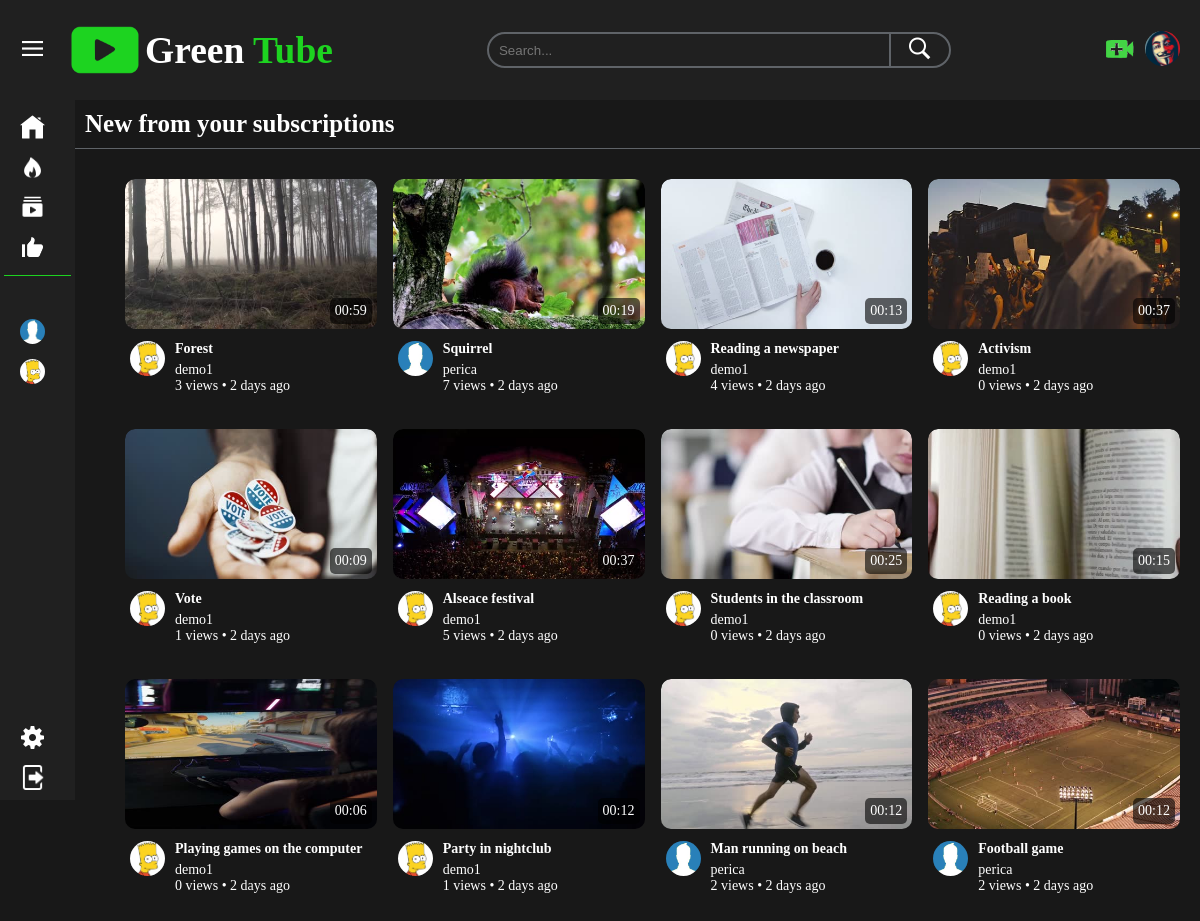
The app's page /pages/subscriptions (signed in) with its own data.
### tables this page shows
CREATE TABLE IF NOT EXISTS `users` (
  `userId` int(11) NOT NULL AUTO_INCREMENT,
  `firstName` varchar(25) NOT NULL,
  `lastName` varchar(25) NOT NULL,
  `username` varchar(25) NOT NULL,
  `email` varchar(150) NOT NULL,
  `password` varchar(255) NOT NULL,
  `signUpDate` datetime NOT NULL,
  `profilePic` text NOT NULL,
  `coverPic` text NOT NULL,
  `channelDesc` text,
  PRIMARY KEY (`userId`)
);

CREATE TABLE IF NOT EXISTS `videos` (
  `videoId` int(11) NOT NULL AUTO_INCREMENT,
  `uploadedBy` int(11) NOT NULL,
  `title` varchar(250) NOT NULL,
  `description` text NOT NULL,
  `category` int(11) NOT NULL,
  `privacy` int(11) NOT NULL,
  `comments` int(11) NOT NULL,
  `filePath` varchar(250) NOT NULL,
  `uploadDate` datetime NOT NULL,
  `views` int(11) NOT NULL DEFAULT '0',
  `duration` varchar(10) DEFAULT NULL,
  PRIMARY KEY (`videoId`)
);

CREATE TABLE IF NOT EXISTS `thumbnails` (
  `id` int(11) NOT NULL AUTO_INCREMENT,
  `videoId` int(11) NOT NULL,
  `filePath` varchar(250) NOT NULL,
  `selected` int(11) NOT NULL,
  PRIMARY KEY (`id`)
);

### app/controllers/Pages.php (called while the page is built, shortened)
<?php
class Pages extends Controller
{
	private $videoModel;
	private $subscriberModel;
	public function __construct()
	{
	    $this->videoModel = $this->model('Video');
	    $this->subscriberModel = $this->model('Subscriber');
	}
	public function subscriptions()
	{
	    $subs = $this->subscriberModel->getSubscriptions();
	    $videos = $this->videoModel->getSubscriptionsVideos($subs);
	    $data = [
	    	'title' => "Subscriptions - " . SITENAME,
	    	'videos' => $videos,
			'subs' => $subs
	    ];
	    $this->view('pages/subscriptions', $data);
	}
}
 ?>

### app/core/Core.php (called while the page is built, shortened)
<?php
class Core
{
    protected $currentMethod = 'index';
    public function __construct()
    {
       $url = $this->getUrl();
       if (isset($url[0]) && file_exists('../app/controllers/' . ucwords($url[0]). '.php')) {
            unset($url[0]);
        }
        $this->currentController = new $this->currentController;
        if (isset($url[1])) {
            if (method_exists($this->currentController, $url[1])) {
                $this->currentMethod = $url[1];
                unset($url[1]);
            }
        }
        $this->params = $url ? array_values($url) : [];
        call_user_func_array([$this->currentController,$this->currentMethod], $this->params);
    }
    public function getUrl()
    {
        if (isset($_GET['url'])) {
            $url = rtrim($_GET['url'], '/');
            $url = filter_var($url, FILTER_SANITIZE_URL);
            $url = explode('/', $url);
            return $url;
        }
    }
}
 ?>

### public/index.php (called while the page is built, shortened)
<?php
$init = new Core();
 ?>

### app/helpers/helpers.php (called while the page is built, shortened)
<?php
function isLoggedIn(){
		return (isset($_SESSION['user_id'])) ? true : false;
}

### app/core/Database.php (called while the page is built, shortened)
<?php
class Database
{
    private $host = DB_HOST;
    private $user = DB_USER;
    private $pass = DB_PASS;
    private $dbname = DB_NAME;
    private $dbh;
    private $stmt;
    public function __construct()
    {
        $dsn = 'mysql:host=' . $this->host . ';dbname=' . $this->dbname;
        $options = [
        	PDO::ATTR_PERSISTENT => true,
        	PDO::ATTR_ERRMODE => PDO::ERRMODE_EXCEPTION
        ];
        try{
        	$this->dbh = new PDO($dsn, $this->user, $this->pass, $options);
        } catch (PDOException $e){
        	$this->error = $e->getMessage();
        	echo $this->error;
        }
    }
    public function query($sql)
    {
        $this->stmt = $this->dbh->prepare($sql);
    }
    public function bind($param, $value, $type = null)
    {
     	if (is_null($type))
     	{
     	   	switch (true)
     	   	{
     	   		case is_int($value):
     	   			$type = PDO::PARAM_INT;
     	   			break;
     	   	}
     	}
     	$this->stmt->bindValue($param, $value, $type);
    }
    public function execute()
    {
        return $this->stmt->execute();
    }
    public function resultSet()
    {
        $this->execute();
        return $this->stmt->fetchAll(PDO::FETCH_OBJ);
    }
}
 ?>

### app/models/Subscriber.php (called while the page is built, shortened)
<?php
class Subscriber
{
	private $db;
  public function __construct()
  {
    $this->db = new Database;
  }
  public function getSubscriptions()
  {
    $userFrom = $_SESSION['user_id'] ?? null;
    $this->db->query("SELECT u.userId, u.username, u.profilePic FROM subscribers AS s INNER JOIN users AS u ON s.userToId = u.userId WHERE s.userFromId = :userFrom");
    $this->db->bind(':userFrom', $userFrom);
    return $this->db->resultSet();
  }
}
 ?>

### app/models/Video.php (called while the page is built, shortened)
<?php
class Video
{
	private $db;
  	public function __construct()
	{
		$this->db = new Database;
	}
	public function getSubscriptionsVideos($subsArr)
	{
		if (sizeof($subsArr) > 0) {
			$condition = '';
			$i = 0;
			while ($i < sizeof($subsArr)) {
				if ($i === 0) {
					$condition .= "WHERE (v.uploadedBy = ? AND v.privacy = 0)";
				}else{
					$condition .= " OR (v.uploadedBy = ? AND v.privacy = 0)";
				}
				$i++;
			}
			$this->db->query("SELECT v.videoId, v.title, v.filePath as videoPath, v.uploadDate, v.views, v.duration, t.filePath as thumbPath, u.username, u.profilePic FROM videos as v inner join thumbnails as t on v.videoId = t.videoId and t.selected = 1 inner join users as u on v.uploadedBy = u.userId $condition ORDER BY v.uploadDate DESC LIMIT 30");
			$i = 1;
			foreach($subsArr as $sub){
				$this->db->bind($i, $sub->userId);
				$i++;
			}
			return $this->db->resultSet();
		}
	}
}
 ?>

### app/core/Formater.php (called while the page is built, shortened)
<?php
class Formater
{
	public static function getFormattedNumber($value, $locale = 'en_US'){
		$style = NumberFormatter::PADDING_POSITION;
		$formatter = new NumberFormatter($locale, $style);
		return $formatter->format($value);
	}
	public static function timeAgo($datetime, $full = false) {
		$now = new DateTime;
		$ago = new DateTime($datetime);
		$diff = $now->diff($ago);
		$diff->w = floor($diff->d / 7);
		$diff->d -= $diff->w * 7;
		$string = [
		    'y' => 'year',
		    'm' => 'month',
		    'w' => 'week',
		    'd' => 'day',
		    'h' => 'hour',
		    'i' => 'minute',
		    's' => 'second',
		];
		foreach ($string as $k => &$v) {
		    if ($diff->$k) {
		        $v = $diff->$k . ' ' . $v . ($diff->$k > 1 ? 's' : '');
		    } else {
		        unset($string[$k]);
		    }
		}
		if (!$full) $string = array_slice($string, 0, 1);
		return $string ? implode(', ', $string) . ' ago' : 'just now';
	}
}
?>

### app/views/pages/subscriptions.php (the view, shortened to what this page needs)
<?php $this->view('inc/header', $data); ?>
<main class="content">
  <div class="subscribeContent">
    <?php if($data['videos']): ?>
      <h2>New from your subscriptions</h2>
      <div class="listContent">
        <?php foreach($data['videos'] as $video): ?>
          <div class="videoItem">
            <a href="<?= URLROOT; ?>/watch/<?= $video->videoId; ?>">
              <div class="videoThumbnail">
                <video muted class="videoPlay" poster="<?= URLROOT . '/' . $video->thumbPath; ?>">
                  <source src="<?= URLROOT . '/' . $video->videoPath; ?>" type="video/mp4">
                </video>
                <div class="duration">
                  <span><?= $video->duration; ?></span>
                </div>
              </div>
            </a>
            <div class="videoDetails">
              <img src="<?= URLROOT . '/' . $video->profilePic; ?>" alt="user image">
              <div class="videoInfo">
                <a href="<?= URLROOT; ?>/watch/<?= $video->videoId; ?>"><?= $video->title; ?></a>
                <p><?= $video->username; ?></p>
                <p><?= Formater::getFormattedNumber($video->views); ?> views &bull; <?= Formater::timeAgo($video->uploadDate); ?></p>
              </div>
            </div>
          </div>
        <?php endforeach; ?>
      </div>
    <?php else: ?>
      <h2>No videos to show</h2>
    <?php endif; ?>
  </div>
</main>

### app/views/inc/header.php (shortened to what this page needs)
<!DOCTYPE html>
<html lang="en">
<head>
  <link rel="stylesheet" href="<?= URLROOT; ?>/assets/scss/style.css">
</head>
<body>
  <nav class="nav">
    <div class="nav__left">
      <button class="menuIcon">
        <img src="<?= URLROOT; ?>/assets/images/icons/menu.png" alt="menu icon">
      </button>
      <a href="<?= URLROOT; ?>" class="logo">
        <img src="<?= URLROOT; ?>/assets/images/icons/logo.png" alt="logo">
        <h1>Green <span>Tube</span></h1>
      </a>
    </div>
    <div class="nav__center">
      <form action="<?= URLROOT . '/searches/'?>" method="POST">
        <input type="text" class="searchBar" name="term" placeholder="Search...">
        <button class="searchButton">
          <img src="<?= URLROOT; ?>/assets/images/icons/search.png" alt="search icon">
        </button>
      </form>
    </div>
    <div class="nav__right">
      <?php if(isLoggedIn()): ?>
        <a href="<?=URLROOT;?>/VideosUploads/" title="Upload video" class="uploadBtn">
          <img class="upload" src="<?= URLROOT; ?>/assets/images/icons/upload-icon.png" alt="upload icon">
        </a>
        <div class="dropdown">
          <button data-urlroot="<?= URLROOT; ?>" data-userId="<?= $_SESSION['user_id']; ?>" class="dropBtn" title='<?= $_SESSION['username']; ?>'>
            <img class="userIcon" src='<?= URLROOT . $_SESSION['profile_pic']; ?>' class='profilePicture'>
          </button>
        </div>
      <?php else: ?>
        <a class="signInBtn" href="<?=URLROOT;?>/users/signin">
          <img src="<?= URLROOT; ?>/assets/images/icons/user.png">Sign In
        </a>
      <?php endif; ?>
    </div>
  </nav>
  <div class="container">
    <aside class="sidebar">
      <div class="sidebar__top">
        <ul class="sidebarList">
          <li class="sidebarListItem">
            <a href="<?= URLROOT; ?>" class="sidebarLink" title="Home">
              <img src="<?= URLROOT; ?>/assets/images/icons/home.png" alt="Home icon">
            </a>
          </li>
          <li class="sidebarListItem">
            <a href="<?= URLROOT; ?>/pages/trending" class="sidebarLink" title="Trending">
              <img src="<?= URLROOT; ?>/assets/images/icons/trending.png" alt="trending icon">
            </a>
          </li>
          <li class="sidebarListItem">
            <a href="<?= URLROOT; ?>/pages/subscriptions" class="sidebarLink" title="Subscriptions">
              <img src="<?= URLROOT; ?>/assets/images/icons/subscribe.png" alt="subscribe icon">
            </a>
          </li>
          <li class="sidebarListItem">
            <a href="<?= URLROOT; ?>/pages/likedVideos" class="sidebarLink" title="Liked Videos">
              <img src="<?= URLROOT; ?>/assets/images/icons/like.png" alt="like video icon">
            </a>
          </li>
        </ul>
      </div>
      <?php if(isLoggedIn()): ?>
        <hr>
        <div class="sidebar__middle">
          <ul class="sidebarList">
            <?php foreach ($data['subs'] as $sub) : ?>
              <li class="sidebarListItem">
                <a href="<?= URLROOT; ?>/profiles/<?= $sub->username; ?>" class="sidebarLink" title="<?= $sub->username; ?>">
                  <img class="subsIcon" src="<?= URLROOT . $sub->profilePic; ?>" alt="user icon">
                </a>
              </li>
            <?php endforeach; ?>
          </ul>
        </div>
        <div class="sidebar__bottom">
          <ul class="sidebarList">
            <li class="sidebarListItem">
              <a href="<?= URLROOT; ?>/users/settings/<?= $_SESSION['user_id']; ?>" class="sidebarLink" title="Settings">
                <img src="<?= URLROOT; ?>/assets/images/icons/settings.png" alt="settings icon">
              </a>
            </li>
            <li class="sidebarListItem">
              <a href="<?= URLROOT; ?>/users/logout" class="sidebarLink" title="Logout">
                <img src="<?= URLROOT; ?>/assets/images/icons/logout.png" alt="logout icon">
              </a>
            </li>
          </ul>
        </div>
      <?php endif; ?>
    </aside>

### public/assets/scss/style.css (style rules this page uses)
* { padding: 0; margin: 0; box-sizing: border-box; outline: none; text-decoration: none; list-style: none; }
html { font-size: 62.5%; }
body { background-color: #181818; color: #fff; }
a { color: #fff; }
button { background-color: transparent; border: none; cursor: pointer; color: #fff; }
img { width: 100%; }
video { width: 100%; }
.container { display: flex; }
.sidebarList { margin: 0; padding: 0; display: flex; flex-direction: column; align-items: center; font-size: 1.6rem; }
.sidebarListItem { width: 100%; margin-bottom: 0.5rem; }
.sidebarLink { display: flex; width: 100%; padding: 0.5rem 0; align-items: center; padding-left: 2rem; }
.sidebarLink img { width: 2.5rem; height: 2.5rem; flex-shrink: 0; }
.sidebarLink .subsIcon { border-radius: 50%; }
main.content { width: 100%; overflow: hidden; }
.videoItem .videoThumbnail video { width: 100%; border-radius: 1rem; -o-object-fit: cover; object-fit: cover; height: 100%; transition: transform 0.3s; }
.videoItem .videoThumbnail .duration { position: absolute; bottom: 0.5rem; right: 0.5rem; font-size: 1.4rem; background-color: rgba(0, 0, 0, 0.6); padding: 0.5rem; border-radius: 0.5rem; }
.nav { display: flex; align-items: center; justify-content: space-between; flex-direction: row; padding: 1rem 2rem; background-color: #202020; position: -webkit-sticky; position: sticky; top: 0; z-index: 10; height: 10rem; }
.nav__left { display: flex; align-items: center; }
.nav__left .menuIcon { width: 2.5rem; margin-right: 2rem; }
.nav__left .menuIcon img { width: 100%; }
.nav__left .logo { display: flex; align-items: center; font-size: 2.5rem; }
.nav__left .logo img { width: 8rem; }
.nav__left .logo h1 span { color: #1dd320; }
.nav__center form { display: flex; align-items: center; border: 0.2rem solid #5f6368; border-radius: 2.5rem; transition: border-color 0.4s; }
.nav__center form input { width: 40rem; height: 3.2rem; padding: 0.8rem 1rem; border: none; background-color: transparent; color: #fff; }
.nav__center form .searchButton { width: 6rem; height: 3.2rem; border-left: solid 0.2rem #5f6368; border-top-right-radius: 2.5rem; border-bottom-right-radius: 2.5rem; transition: background-color 0.4s; }
.nav__center form .searchButton img { width: 2.5rem; height: 2.5rem; }
.nav__right { display: flex; align-items: center; }
.nav__right img { width: 3rem; }
.nav__right .userIcon { width: 3.5rem; border-radius: 50%; margin-left: 1rem; }
.nav__right .dropdown { position: relative; display: inline-block; }
.sidebar { width: 7.5rem; background-color: #202020; display: flex; align-items: center; justify-content: stretch; flex-direction: column; height: calc(100vh - 10rem); overflow: hidden; flex-shrink: 0; padding-top: 1rem; position: -webkit-sticky; position: sticky; top: 10rem; left: 0; transition: width 0.2s ease-in-out; }
.sidebar hr { width: 90%; margin: 0.5rem 0; border: none; height: 0.1rem; background-color: #1dd320; }
.sidebar__top, .sidebar__middle, .sidebar__bottom { width: 100%; }
.sidebar__middle { flex-grow: 1; overflow-y: auto; overflow-x: hidden; margin-bottom: 1rem; scrollbar-color: #1dd320 #202020; scrollbar-width: thin; }
.listContent { width: 100%; padding: 2rem 2rem 2rem 5rem; display: grid; grid-template-columns: repeat(auto-fit, minmax(32rem, 1fr)); grid-column-gap: 1.6rem; grid-row-gap: 3rem; }
.listContent .videoItem { border-radius: 1rem; overflow: hidden; opacity: 0; }
.listContent .videoItem .videoThumbnail { height: 21rem; overflow: hidden; position: relative; }
.listContent .videoItem .videoDetails { display: flex; align-items: flex-start; margin-top: 0.7rem; padding: 0.5rem; }
.listContent .videoItem .videoDetails img { width: 3.5rem; margin-right: 1rem; border-radius: 50%; }
.listContent .videoItem .videoDetails .videoInfo { font-size: 1.4rem; }
.listContent .videoItem .videoDetails .videoInfo a { font-weight: 700; display: block; margin-bottom: 0.5rem; }
.subscribeContent h2 { font-size: 2.5rem; margin-bottom: 1rem; padding: 1rem; border-bottom: 0.1rem solid #5f6368; }
.subscribeContent .listContent { grid-template-columns: repeat(auto-fit, minmax(20rem, 1fr)); }
.subscribeContent .listContent .videoItem .videoThumbnail { height: 15rem; }

### records on screen
users: profilePic (picture)
users: profilePic (picture)
videos: duration "00:59", users.profilePic (picture), title "Forest", users.username "demo1", views "3", uploadDate "2 days ago"
videos: duration "00:19", users.profilePic (picture), title "Squirrel", users.username "perica", views "7", uploadDate "2 days ago"
videos: duration "00:13", users.profilePic (picture), title "Reading a newspaper", users.username "demo1", views "4", uploadDate "2 days ago"
videos: duration "00:37", users.profilePic (picture), title "Activism", users.username "demo1", views "0", uploadDate "2 days ago"
videos: duration "00:09", users.profilePic (picture), title "Vote", users.username "demo1", views "1", uploadDate "2 days ago"
videos: duration "00:37", users.profilePic (picture), title "Alseace festival", users.username "demo1", views "5", uploadDate "2 days ago"
videos: duration "00:25", users.profilePic (picture), title "Students in the classroom", users.username "demo1", views "0", uploadDate "2 days ago"
videos: duration "00:15", users.profilePic (picture), title "Reading a book", users.username "demo1", views "0", uploadDate "2 days ago"
videos: duration "00:06", users.profilePic (picture), title "Playing games on the computer", users.username "demo1", views "0", uploadDate "2 days ago"
videos: duration "00:12", users.profilePic (picture), title "Party in nightclub", users.username "demo1", views "1", uploadDate "2 days ago"
videos: duration "00:12", users.profilePic (picture), title "Man running on beach", users.username "perica", views "2", uploadDate "2 days ago"
videos: duration "00:12", users.profilePic (picture), title "Football game", users.username "perica", views "2", uploadDate "2 days ago"
